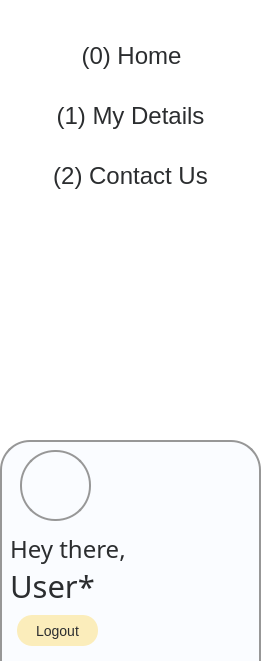
   <widget class="QFrame" name="SideNav">
    <property name="geometry">
     <rect>
      <x>0</x>
      <y>0</y>
      <width>271</width>
      <height>661</height>
     </rect>
    </property>
    <property name="autoFillBackground">
     <bool>false</bool>
    </property>
    <property name="styleSheet">
     <string notr="true">backgorund-color:#fffffff;
</string>
    </property>
    <property name="frameShape">
     <enum>QFrame::Box</enum>
    </property>
    <property name="frameShadow">
     <enum>QFrame::Raised</enum>
    </property>
    <widget class="QFrame" name="UserGreeting">
     <property name="geometry">
      <rect>
       <x>0</x>
       <y>440</y>
       <width>261</width>
       <height>261</height>
      </rect>
     </property>
     <property name="autoFillBackground">
      <bool>false</bool>
     </property>
     <property name="styleSheet">
      <string notr="true">background:#FAFCFF;
border: 2.3px solid #979797;
border-radius: 30px;
font-size: 18px;
line-height: 33px;
</string>
     </property>
     <property name="frameShape">
      <enum>QFrame::Box</enum>
     </property>
     <property name="frameShadow">
      <enum>QFrame::Raised</enum>
     </property>
     <widget class="QLabel" name="labelUserName">
      <property name="geometry">
       <rect>
        <x>10</x>
        <y>120</y>
        <width>231</width>
        <height>51</height>
       </rect>
      </property>
      <property name="styleSheet">
       <string notr="true">font-family: Quicksand;
font-style: thin;
font-weight: 200;
font-size: 23pt;
line-height: 23px;
color: #2B2D2F;
border-color: white;
border: 0px;</string>
      </property>
      <property name="text">
       <string>User*</string>
      </property>
      <property name="scaledContents">
       <bool>false</bool>
      </property>
      <property name="alignment">
       <set>Qt::AlignLeading|Qt::AlignLeft|Qt::AlignVCenter</set>
      </property>
      <property name="margin">
       <number>13</number>
      </property>
     </widget>
     <widget class="QLabel" name="labelGreeting">
      <property name="geometry">
       <rect>
        <x>10</x>
        <y>83</y>
        <width>141</width>
        <height>51</height>
       </rect>
      </property>
      <property name="styleSheet">
       <string notr="true">font-family: Quicksand;
font-style: thin;
font-weight: 200;
font-size: 18pt;
line-height: 23px;
color: #2B2D2F;
border-color: white;
border: 0px;</string>
      </property>
      <property name="text">
       <string>Hey there,</string>
      </property>
      <property name="scaledContents">
       <bool>false</bool>
      </property>
      <property name="alignment">
       <set>Qt::AlignLeading|Qt::AlignLeft|Qt::AlignVCenter</set>
      </property>
      <property name="margin">
       <number>13</number>
      </property>
     </widget>
     <widget class="QPushButton" name="pbLogout">
      <property name="geometry">
       <rect>
        <x>17</x>
        <y>175</y>
        <width>81</width>
        <height>31</height>
       </rect>
      </property>
      <property name="cursor">
       <cursorShape>PointingHandCursor</cursorShape>
      </property>
      <property name="styleSheet">
       <string notr="true">background: rgba(252, 219, 100, 0.44);
border: 2.3px rgba(252, 219, 100, 0.44);
border-radius: 15px;
font-size: 14px;
line-height: 23px;
color: #2B2D2F;</string>
      </property>
      <property name="text">
       <string>Logout</string>
      </property>
     </widget>
     <widget class="QLabel" name="labelAdminPicture">
      <property name="geometry">
       <rect>
        <x>20</x>
        <y>10</y>
        <width>71</width>
        <height>71</height>
       </rect>
      </property>
      <property name="styleSheet">
       <string notr="true">border-radius: 35px;
</string>
      </property>
      <property name="frameShadow">
       <enum>QFrame::Plain</enum>
      </property>
      <property name="lineWidth">
       <number>0</number>
      </property>
      <property name="text">
       <string/>
      </property>
      <property name="pixmap">
       <pixmap resource="Resource.qrc">:/res/images/user.png</pixmap>
      </property>
      <property name="scaledContents">
       <bool>true</bool>
      </property>
     </widget>
    </widget>
    <widget class="QPushButton" name="pbHome">
     <property name="geometry">
      <rect>
       <x>11</x>
       <y>30</y>
       <width>241</width>
       <height>51</height>
      </rect>
     </property>
     <property name="cursor">
      <cursorShape>PointingHandCursor</cursorShape>
     </property>
     <property name="styleSheet">
      <string notr="true">font-size: 18pt;
line-height: 23px;
color: #2B2D2F;
border-radius: 23px;
border-color: black;</string>
     </property>
     <property name="text">
      <string>(0) Home</string>
     </property>
    </widget>
    <widget class="QPushButton" name="pbMyDetails">
     <property name="geometry">
      <rect>
       <x>10</x>
       <y>90</y>
       <width>241</width>
       <height>51</height>
      </rect>
     </property>
     <property name="cursor">
      <cursorShape>PointingHandCursor</cursorShape>
     </property>
     <property name="styleSheet">
      <string notr="true">font-size: 18pt;
line-height: 23px;
color: #2B2D2F;
border-radius: 23px;
border-color: black;</string>
     </property>
     <property name="text">
      <string>(1) My Details</string>
     </property>
    </widget>
    <widget class="QPushButton" name="pbContactUs">
     <property name="geometry">
      <rect>
       <x>10</x>
       <y>150</y>
       <width>241</width>
       <height>51</height>
      </rect>
     </property>
     <property name="cursor">
      <cursorShape>PointingHandCursor</cursorShape>
     </property>
     <property name="styleSheet">
      <string notr="true">font-size: 18pt;
line-height: 23px;
color: #2B2D2F;
border-radius: 23px;
border-color: black;</string>
     </property>
     <property name="text">
      <string>(2) Contact Us</string>
     </property>
    </widget>
    <widget class="QLabel" name="labelMenuBackground">
     <property name="geometry">
      <rect>
       <x>0</x>
       <y>0</y>
       <width>1071</width>
       <height>661</height>
      </rect>
     </property>
     <property name="styleSheet">
      <string notr="true">background: white;</string>
     </property>
     <property name="text">
      <string/>
     </property>
    </widget>
    <zorder>labelMenuBackground</zorder>
    <zorder>UserGreeting</zorder>
    <zorder>pbHome</zorder>
    <zorder>pbMyDetails</zorder>
    <zorder>pbContactUs</zorder>
   </widget>
